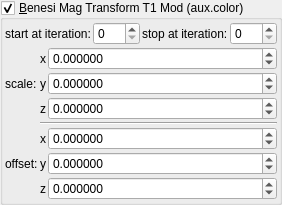
    <widget class="MyGroupBox" name="groupCheck_transf_function_enabledx_false">
     <property name="toolTip">
      <string/>
     </property>
     <property name="title">
      <string>&amp;Benesi Mag Transform T1 Mod (aux.color)</string>
     </property>
     <property name="checkable">
      <bool>true</bool>
     </property>
     <layout class="QVBoxLayout" name="verticalLayout_32" stretch="0,0">
      <property name="spacing">
       <number>2</number>
      </property>
      <property name="leftMargin">
       <number>2</number>
      </property>
      <property name="topMargin">
       <number>2</number>
      </property>
      <property name="rightMargin">
       <number>2</number>
      </property>
      <property name="bottomMargin">
       <number>2</number>
      </property>
      <item>
       <layout class="QHBoxLayout" name="horizontalLayout_21" stretch="0,1,0,1">
        <item>
         <widget class="QLabel" name="label_116">
          <property name="text">
           <string>start at iteration:</string>
          </property>
         </widget>
        </item>
        <item>
         <widget class="MySpinBox" name="spinboxInt_transf_multiplier_start_iter_3">
          <property name="sizePolicy">
           <sizepolicy hsizetype="Minimum" vsizetype="Maximum">
            <horstretch>0</horstretch>
            <verstretch>0</verstretch>
           </sizepolicy>
          </property>
          <property name="minimum">
           <number>0</number>
          </property>
          <property name="maximum">
           <number>999</number>
          </property>
          <property name="value">
           <number>0</number>
          </property>
         </widget>
        </item>
        <item>
         <widget class="QLabel" name="label_77">
          <property name="text">
           <string>stop at iteration:</string>
          </property>
         </widget>
        </item>
        <item>
         <widget class="MySpinBox" name="spinboxInt_transf_stop_iterationsTM_1">
          <property name="sizePolicy">
           <sizepolicy hsizetype="Preferred" vsizetype="Maximum">
            <horstretch>0</horstretch>
            <verstretch>0</verstretch>
           </sizepolicy>
          </property>
          <property name="maximum">
           <number>999</number>
          </property>
         </widget>
        </item>
       </layout>
      </item>
      <item>
       <layout class="QGridLayout" name="gridLayout_69" columnstretch="0,0,1">
        <property name="spacing">
         <number>2</number>
        </property>
        <item row="6" column="1">
         <widget class="QLabel" name="label_134">
          <property name="sizePolicy">
           <sizepolicy hsizetype="Preferred" vsizetype="Preferred">
            <horstretch>0</horstretch>
            <verstretch>0</verstretch>
           </sizepolicy>
          </property>
          <property name="text">
           <string notr="true">z</string>
          </property>
          <property name="alignment">
           <set>Qt::AlignRight|Qt::AlignTrailing|Qt::AlignVCenter</set>
          </property>
         </widget>
        </item>
        <item row="5" column="2">
         <widget class="MyDoubleSpinBox" name="spinbox3_transf_addition_constant_111_y">
          <property name="sizePolicy">
           <sizepolicy hsizetype="Minimum" vsizetype="Maximum">
            <horstretch>0</horstretch>
            <verstretch>0</verstretch>
           </sizepolicy>
          </property>
          <property name="prefix">
           <string/>
          </property>
          <property name="suffix">
           <string/>
          </property>
          <property name="decimals">
           <number>6</number>
          </property>
          <property name="minimum">
           <double>-99.989999999999995</double>
          </property>
          <property name="maximum">
           <double>99.989999999999995</double>
          </property>
          <property name="singleStep">
           <double>0.100000000000000</double>
          </property>
         </widget>
        </item>
        <item row="4" column="2">
         <widget class="MyDoubleSpinBox" name="spinbox3_transf_addition_constant_111_x">
          <property name="sizePolicy">
           <sizepolicy hsizetype="Minimum" vsizetype="Maximum">
            <horstretch>0</horstretch>
            <verstretch>0</verstretch>
           </sizepolicy>
          </property>
          <property name="prefix">
           <string/>
          </property>
          <property name="suffix">
           <string/>
          </property>
          <property name="decimals">
           <number>6</number>
          </property>
          <property name="minimum">
           <double>-99.989999999999995</double>
          </property>
          <property name="maximum">
           <double>99.989999999999995</double>
          </property>
          <property name="singleStep">
           <double>0.100000000000000</double>
          </property>
         </widget>
        </item>
        <item row="6" column="2">
         <widget class="MyDoubleSpinBox" name="spinbox3_transf_addition_constant_111_z">
          <property name="sizePolicy">
           <sizepolicy hsizetype="Minimum" vsizetype="Maximum">
            <horstretch>0</horstretch>
            <verstretch>0</verstretch>
           </sizepolicy>
          </property>
          <property name="prefix">
           <string/>
          </property>
          <property name="suffix">
           <string/>
          </property>
          <property name="decimals">
           <number>6</number>
          </property>
          <property name="minimum">
           <double>-99.989999999999995</double>
          </property>
          <property name="maximum">
           <double>99.989999999999995</double>
          </property>
          <property name="singleStep">
           <double>0.100000000000000</double>
          </property>
         </widget>
        </item>
        <item row="2" column="2">
         <widget class="MyDoubleSpinBox" name="spinbox3_transf_scale3D_333_z">
          <property name="sizePolicy">
           <sizepolicy hsizetype="Minimum" vsizetype="Maximum">
            <horstretch>0</horstretch>
            <verstretch>0</verstretch>
           </sizepolicy>
          </property>
          <property name="prefix">
           <string/>
          </property>
          <property name="suffix">
           <string/>
          </property>
          <property name="decimals">
           <number>6</number>
          </property>
          <property name="minimum">
           <double>-99.989999999999995</double>
          </property>
          <property name="maximum">
           <double>99.989999999999995</double>
          </property>
          <property name="singleStep">
           <double>0.100000000000000</double>
          </property>
         </widget>
        </item>
        <item row="5" column="0">
         <widget class="QLabel" name="label_260">
          <property name="text">
           <string>offset:</string>
          </property>
         </widget>
        </item>
        <item row="4" column="1">
         <widget class="QLabel" name="label_135">
          <property name="sizePolicy">
           <sizepolicy hsizetype="Preferred" vsizetype="Preferred">
            <horstretch>0</horstretch>
            <verstretch>0</verstretch>
           </sizepolicy>
          </property>
          <property name="text">
           <string notr="true">x</string>
          </property>
          <property name="alignment">
           <set>Qt::AlignRight|Qt::AlignTrailing|Qt::AlignVCenter</set>
          </property>
         </widget>
        </item>
        <item row="5" column="1">
         <widget class="QLabel" name="label_136">
          <property name="sizePolicy">
           <sizepolicy hsizetype="Preferred" vsizetype="Preferred">
            <horstretch>0</horstretch>
            <verstretch>0</verstretch>
           </sizepolicy>
          </property>
          <property name="text">
           <string notr="true">y</string>
          </property>
          <property name="alignment">
           <set>Qt::AlignRight|Qt::AlignTrailing|Qt::AlignVCenter</set>
          </property>
         </widget>
        </item>
        <item row="1" column="0">
         <widget class="QLabel" name="label_261">
          <property name="text">
           <string>scale:</string>
          </property>
         </widget>
        </item>
        <item row="0" column="1">
         <widget class="QLabel" name="label_137">
          <property name="sizePolicy">
           <sizepolicy hsizetype="Preferred" vsizetype="Preferred">
            <horstretch>0</horstretch>
            <verstretch>0</verstretch>
           </sizepolicy>
          </property>
          <property name="text">
           <string notr="true">x</string>
          </property>
          <property name="alignment">
           <set>Qt::AlignRight|Qt::AlignTrailing|Qt::AlignVCenter</set>
          </property>
         </widget>
        </item>
        <item row="1" column="1">
         <widget class="QLabel" name="label_138">
          <property name="sizePolicy">
           <sizepolicy hsizetype="Preferred" vsizetype="Preferred">
            <horstretch>0</horstretch>
            <verstretch>0</verstretch>
           </sizepolicy>
          </property>
          <property name="text">
           <string notr="true">y</string>
          </property>
          <property name="alignment">
           <set>Qt::AlignRight|Qt::AlignTrailing|Qt::AlignVCenter</set>
          </property>
         </widget>
        </item>
        <item row="2" column="1">
         <widget class="QLabel" name="label_139">
          <property name="sizePolicy">
           <sizepolicy hsizetype="Preferred" vsizetype="Preferred">
            <horstretch>0</horstretch>
            <verstretch>0</verstretch>
           </sizepolicy>
          </property>
          <property name="text">
           <string notr="true">z</string>
          </property>
          <property name="alignment">
           <set>Qt::AlignRight|Qt::AlignTrailing|Qt::AlignVCenter</set>
          </property>
         </widget>
        </item>
        <item row="0" column="2">
         <widget class="MyDoubleSpinBox" name="spinbox3_transf_scale3D_333_x">
          <property name="sizePolicy">
           <sizepolicy hsizetype="Minimum" vsizetype="Maximum">
            <horstretch>0</horstretch>
            <verstretch>0</verstretch>
           </sizepolicy>
          </property>
          <property name="prefix">
           <string/>
          </property>
          <property name="suffix">
           <string/>
          </property>
          <property name="decimals">
           <number>6</number>
          </property>
          <property name="minimum">
           <double>-99.989999999999995</double>
          </property>
          <property name="maximum">
           <double>99.989999999999995</double>
          </property>
          <property name="singleStep">
           <double>0.100000000000000</double>
          </property>
         </widget>
        </item>
        <item row="1" column="2">
         <widget class="MyDoubleSpinBox" name="spinbox3_transf_scale3D_333_y">
          <property name="sizePolicy">
           <sizepolicy hsizetype="Minimum" vsizetype="Maximum">
            <horstretch>0</horstretch>
            <verstretch>0</verstretch>
           </sizepolicy>
          </property>
          <property name="prefix">
           <string/>
          </property>
          <property name="suffix">
           <string/>
          </property>
          <property name="decimals">
           <number>6</number>
          </property>
          <property name="minimum">
           <double>-99.989999999999995</double>
          </property>
          <property name="maximum">
           <double>99.989999999999995</double>
          </property>
          <property name="singleStep">
           <double>0.100000000000000</double>
          </property>
         </widget>
        </item>
        <item row="3" column="1" colspan="2">
         <widget class="Line" name="line_54">
          <property name="orientation">
           <enum>Qt::Horizontal</enum>
          </property>
         </widget>
        </item>
       </layout>
      </item>
     </layout>
    </widget>
